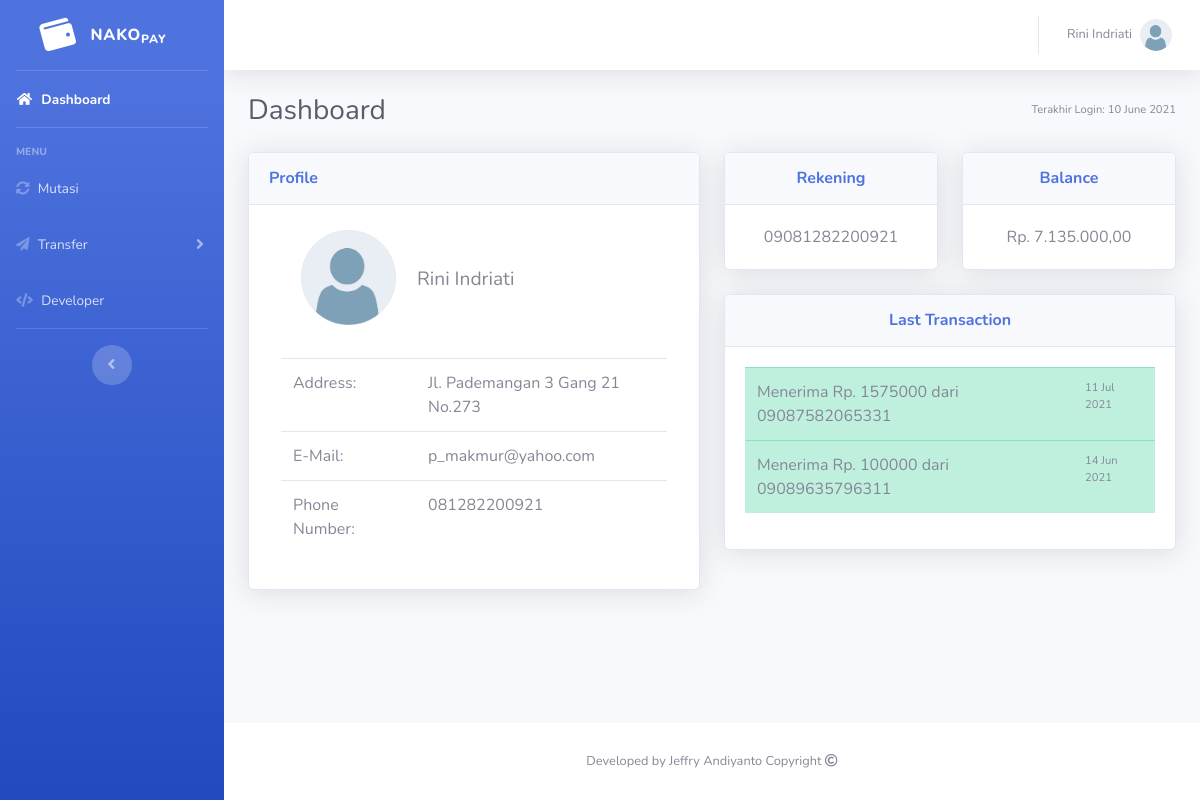
/nakopay/home.php (signed in), run on the app's committed database.
### tables this page shows
CREATE TABLE `user` (
  `id_user` varchar(15) NOT NULL,
  `nama` text NOT NULL,
  `pin` varchar(6) NOT NULL,
  `no_hp` varchar(13) NOT NULL,
  `alamat` text NOT NULL,
  `email` text NOT NULL,
  `tgl_Lahir` date NOT NULL,
  `profile_img` varchar(15) NOT NULL DEFAULT 'default.png',
  `saldo` int(8) NOT NULL DEFAULT 10000000,
  `lastLogin` date NOT NULL DEFAULT current_timestamp(),
  `status` enum('user','bisnis') NOT NULL DEFAULT 'user'
);

CREATE TABLE `transaksi` (
  `id_transaksi` varchar(15) NOT NULL,
  `id_user` varchar(15) NOT NULL,
  `target_user` varchar(15) NOT NULL,
  `tanggal` datetime NOT NULL DEFAULT current_timestamp(),
  `nominal` int(11) NOT NULL DEFAULT 0,
  `kategori` enum('debit','credit') NOT NULL,
  `deskripsi` text NOT NULL
);

### nakopay/home.php (the view, shortened to what this page needs)
<?php
  include("koneksi.php");
?>
<!DOCTYPE html>
<html lang="en">
<head>
    <link href="vendor/fontawesome-free/css/all.min.css" rel="stylesheet" type="text/css">
    <link href="css/sb-admin-2.min.css" rel="stylesheet">
</head>
<body id="page-top">
    <div id="wrapper">
        <?php include("sidebar.php"); ?>
            <div id="content-wrapper" class="d-flex flex-column">
                <div id="content">
                    <nav class="navbar navbar-expand navbar-light bg-white topbar mb-4 static-top shadow">
                        <?php include("topBar.php"); ?>
                    </nav>
                    <div class="container-fluid">
						<?php
						if (isset($_SESSION['id_user'])) {
							$id = $_SESSION['id_user'];
							$sql = mysqli_query($db, "SELECT * FROM user WHERE id_user = $id");
							while ($user = mysqli_fetch_array($sql)) {
						?>
                        <div class="d-sm-flex align-items-center justify-content-between mb-4">
							<h1 class="h3 mb-0 text-gray-800">Dashboard</h1>
							<span class="d-none d-sm-inline-block text-xs">Terakhir Login: <?php echo date("d F Y", strtotime($user['lastLogin'])); ?></span>
						</div>
						<div class="row">
							<div class="col-md-6">
								<div class="card shadow mb-4">
									<div class="card-header py-3">
										<h6 class="m-0 font-weight-bold text-primary">Profile</h6>
									</div>
									<div class="card-body">
										<div class="table-responsive">
											<div class="col-sm-12">
												<table width="100%">
													<tr>
														<td width="135px" align="center">
															<img src="profile/<?php echo $user['profile_img']; ?>" width="95px" height="95px" class="img-fluid px-6 px-sm-7 mt-1 mb-2" />
														</td>
														<td valign="middle"><big><?php echo $user['nama']; ?></big></td>
													</tr>
												</table>
												<br/>
												<table class="table">
													<tr>
														<td width="35%">Address:</td>
														<td><?php echo $user['alamat'];?></td>
													</tr>
													<tr>
														<td width="35%">E-Mail:</td>
														<td><?php echo $user['email'];?></td>
													</tr>
													<tr>
														<td width="35%">Phone Number:</td>
														<td><?php echo $user['no_hp'];?></td>
													</tr>
												</table>
											</div>
										</div>
									</div>
								</div>
							</div>
							<div class="col-md-6">
								<div class="row">
									<div class="col-md-6">
										<div class="card shadow mb-4">
											<div class="card-header py-3" align="center">
												<h6 class="m-0 font-weight-bold text-primary">Rekening</h6>
											</div>
											<div class="card-body">
												<center>
													<?php echo $user['id_user']; ?>
												</center>
											</div>
										</div>
									</div>
									<div class="col-md-6">
										<div class="card shadow mb-4">
											<div class="card-header py-3" align="center">
												<h6 class="m-0 font-weight-bold text-primary">Balance</h6>
											</div>
											<div class="card-body">
												<center>
													Rp. <?php echo number_format($user['saldo'], 2,",","."); ?>
												</center>
											</div>
										</div>
									</div>
								</div>
								<div class="row">
									<div class="col-md-12">
										<div class="card shadow mb-4">
											<div class="card-header py-3" align="center">
												<h6 class="m-0 font-weight-bold text-primary">Last Transaction</h6>
											</div>
											<div class="card-body">
												<div class="table-responsive">
													<table class="table">
													<?php
														}
													}
													$transaction = mysqli_query($db, "SELECT * FROM `transaksi` WHERE id_user = '$id' LIMIT 2");
													if (mysqli_num_rows($transaction) > 0) {
														while($trans = mysqli_fetch_array($transaction)) {
													?>
														<tr class="table-<?php if ($trans['kategori'] == 'debit') {echo 'success';} else echo 'danger'?>">
															<td>
																<?php
																if ($trans['kategori'] == 'debit') {
																	echo "Menerima Rp. " . $trans['nominal'] . " dari " . $trans['target_user'];
																}
																else {
																	echo "Mengirim Rp. " . $trans['nominal'] . " ke " . $trans['target_user'];
																}
																?>
															</td>
															<td width="20%" class="text-xs"><?php echo date("d M Y", strtotime($trans['tanggal']));?></td>
														</tr>
													<?php
														}
													}
													?>
													</table>
												</div>
											</div>
										</div>
									</div>
								</div>
							</div>
						</div>
                    </div>
                </div>
                <?php
	              include("footer-nakopay.php");
	            ?>
            </div>
    </div>
</body>
</html>

### nakopay/sidebar.php (shortened to what this page needs)
   <ul class="navbar-nav bg-gradient-primary sidebar sidebar-dark accordion" id="accordionSidebar">
<?php
$curPageName = substr($_SERVER["SCRIPT_NAME"],strrpos($_SERVER["SCRIPT_NAME"],"/")+1);
?>
     <a class="sidebar-brand d-flex align-items-center justify-content-center" href="home.php">
       <div class="sidebar-brand-icon rotate-n-15">
         <i class="fas fa-wallet"></i>
       </div>
       <div class="sidebar-brand-text mx-3">Nako<sub>Pay</sub></div>
     </a>
     <hr class="sidebar-divider my-0">
     <li class="nav-item <?php if ($curPageName == "home.php") echo "active"; ?>">
       <a class="nav-link" href="home.php">
         <i class="fas fa-fw fa-home"></i>
         <span>Dashboard</span></a>
     </li>
     <hr class="sidebar-divider">
     <div class="sidebar-heading">
       Menu
     </div>
  <li class="nav-item <?php if ($curPageName == "mutasi.php") echo "active"; ?>">
     <a class="nav-link" href="mutasi.php">
       <i class="fas fa-sync-alt"></i>
       <span>Mutasi</span></a>
   </li>
     <li class="nav-item <?php if ($curPageName == "tambah-penduduk.php") echo "active"; ?>">
       <a class="nav-link collapsed" href="#" data-toggle="collapse" data-target="#collapseTwo" aria-expanded="true" aria-controls="collapseTwo">
         <i class="fas fa-paper-plane"></i>
         <span>Transfer</span>
       </a>
     </li>
  <?php
  if ($_SESSION['status'] == "bisnis") {
  ?>
  <li class="nav-item <?php if ($curPageName == "developer.php") echo "active"; ?>">
       <a class="nav-link" href="developer.php">
         <i class="fas fa-code"></i>
         <span>Developer</span></a>
     </li>
  <?php
  }
  ?>
     <hr class="sidebar-divider d-none d-md-block">
     <div class="text-center d-none d-md-inline">
       <button class="rounded-circle border-0" id="sidebarToggle"></button>
     </div>
   </ul>

### nakopay/topBar.php (shortened to what this page needs)
       <ul class="navbar-nav ml-auto">
         <li class="nav-item dropdown no-arrow">
<?php
if (isset($_SESSION['id_user'])) {
	$id = $_SESSION['id_user'];
	$userSql = mysqli_query($db, "SELECT * FROM user WHERE id_user = '$id'");
	if ($userSql) {
		while($profile = mysqli_fetch_array($userSql)) {
?>
           <a class="nav-link dropdown-toggle" href="#" id="userDropdown" role="button" data-toggle="dropdown" aria-haspopup="true" aria-expanded="false">
	<span class="mr-2 d-none d-lg-inline text-gray-600 small"><?php echo $profile['nama']; ?></span>
             <img class="img-profile rounded-circle" src="profile/<?php echo $profile['profile_img']; ?>">
           </a>
         </li>
<?php
		}
	}
}
?>
       </ul>

### nakopay/footer-nakopay.php
<footer class="sticky-footer bg-white">
    <div class="container my-auto">
        <div class="copyright text-center my-auto">
            <span>Developed by Jeffry Andiyanto Copyright <i class="far fa-copyright"></i></span>
        </div>
    </div>
 </footer>

### data on the page
user: nama "Rini Indriati", profile_img (placeholder picture), lastLogin "10 June 2021", alamat "Jl. Pademangan 3 Gang 21 No.273", email "p_makmur@yahoo.com", no_hp "081282200921", id_user "09081282200921", saldo "7.135.000,00"
transaksi: nominal "1575000", target_user "09087582065331", tanggal "11 Jul 2021"
transaksi: nominal "100000", target_user "09089635796311", tanggal "14 Jun 2021"
